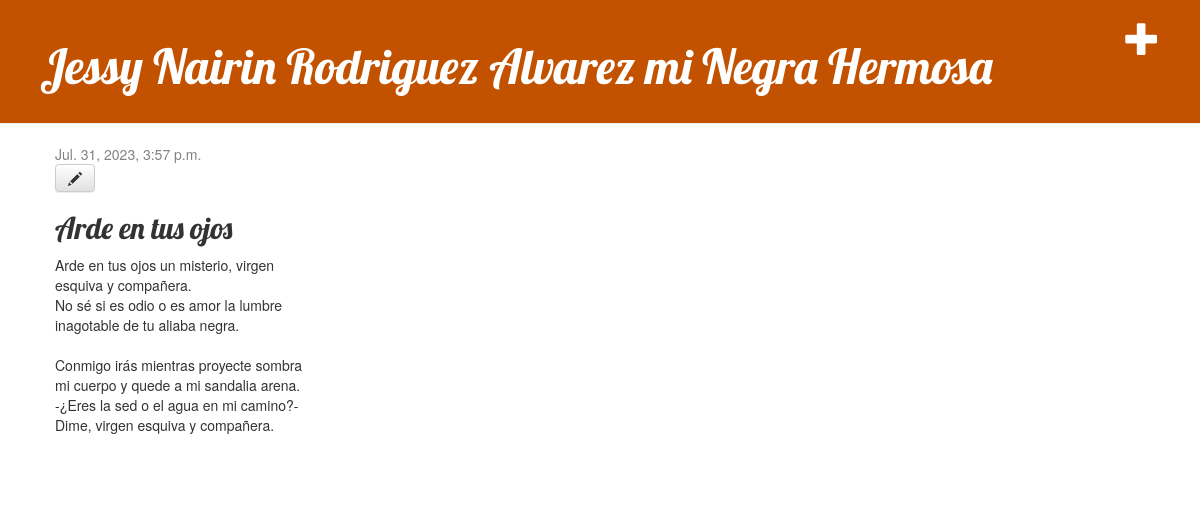
Page /post/23/ on the committed database.
### blog/models.py (models this page shows, shortened)
class Post(models.Model):
    author = models.ForeignKey(settings.AUTH_USER_MODEL, on_delete=models.CASCADE)
    title = models.CharField(max_length=200)
    text = models.TextField()
    created_date = models.DateTimeField(
            default=timezone.now)
    published_date = models.DateTimeField(
            blank=True, null=True)

### blog/views.py (the view)
# urls.py: path('post/<int:pk>/', views.post_detail, name='post_detail'),
def post_detail(request, pk):
    post = get_object_or_404(Post, pk=pk)
    return render(request, 'blog/post_detail.html', {'post': post})

### blog/templates/blog/post_detail.html
{% extends 'blog/base.html' %}
{% block content %}
    <div class="post">
        {% if post.published_date %}
            <div class="date">
                {{ post.published_date }}
            </div>
        {% endif %}
        <a class="btn btn-default" href="{% url 'post_edit' pk=post.pk %}"><span class="glyphicon glyphicon-pencil"></span></a>
        <h2>{{ post.title }}</h2>
        <p>{{ post.text|linebreaksbr }}</p>
    </div>
{% endblock %}

### blog/static/css/blog.css (style rules this page uses)
h1, h2, h3, h4 { font-family: 'Lobster', cursive; }
.date { color: #828282; }
.post { margin-bottom: 70px; }

### rows in the picture
Post: published_date "Jul. 31, 2023, 3:57 p.m.", title "Arde en tus ojos", text "Arde en tus ojos un misterio, virgen esquiva y compañera. No sé si es odio o es amor la lumbre inagotable de tu aliaba negra. Conmigo irás mientras proyecte sombra mi cuerpo y quede a mi sandalia arena. -¿Eres la sed o el agua en mi camino?- Dime, virgen esquiva y compañera."
